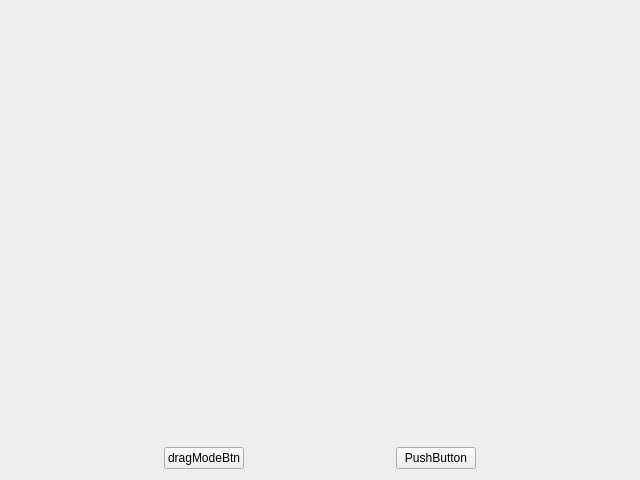
<?xml version="1.0" encoding="UTF-8"?>
<ui version="4.0">
 <class>Widget</class>
 <widget class="QWidget" name="Widget">
  <property name="geometry">
   <rect>
    <x>0</x>
    <y>0</y>
    <width>640</width>
    <height>480</height>
   </rect>
  </property>
  <property name="windowTitle">
   <string>Form</string>
  </property>
  <layout class="QVBoxLayout" name="verticalLayout">
   <item>
    <widget class="QWidget" name="widget" native="true">
     <property name="sizePolicy">
      <sizepolicy hsizetype="Preferred" vsizetype="MinimumExpanding">
       <horstretch>0</horstretch>
       <verstretch>0</verstretch>
      </sizepolicy>
     </property>
    </widget>
   </item>
   <item>
    <layout class="QHBoxLayout" name="horizontalLayout">
     <property name="spacing">
      <number>0</number>
     </property>
     <property name="sizeConstraint">
      <enum>QLayout::SetDefaultConstraint</enum>
     </property>
     <item>
      <spacer name="horizontalSpacer">
       <property name="orientation">
        <enum>Qt::Horizontal</enum>
       </property>
       <property name="sizeHint" stdset="0">
        <size>
         <width>40</width>
         <height>20</height>
        </size>
       </property>
      </spacer>
     </item>
     <item>
      <widget class="QPushButton" name="dragModeBtn">
       <property name="text">
        <string>dragModeBtn</string>
       </property>
      </widget>
     </item>
     <item>
      <spacer name="horizontalSpacer_2">
       <property name="orientation">
        <enum>Qt::Horizontal</enum>
       </property>
       <property name="sizeHint" stdset="0">
        <size>
         <width>40</width>
         <height>20</height>
        </size>
       </property>
      </spacer>
     </item>
     <item>
      <widget class="QPushButton" name="resetCurveBtn">
       <property name="text">
        <string>PushButton</string>
       </property>
      </widget>
     </item>
     <item>
      <spacer name="horizontalSpacer_3">
       <property name="orientation">
        <enum>Qt::Horizontal</enum>
       </property>
       <property name="sizeHint" stdset="0">
        <size>
         <width>40</width>
         <height>20</height>
        </size>
       </property>
      </spacer>
     </item>
    </layout>
   </item>
  </layout>
 </widget>
 <resources/>
 <connections/>
</ui>
